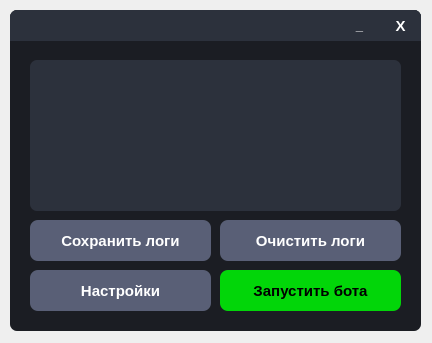
<?xml version="1.0" encoding="UTF-8"?>
<ui version="4.0">
 <class>MainWindow</class>
 <widget class="QMainWindow" name="MainWindow">
  <property name="geometry">
   <rect>
    <x>0</x>
    <y>0</y>
    <width>432</width>
    <height>343</height>
   </rect>
  </property>
  <property name="windowTitle">
   <string>MainWindow</string>
  </property>
  <widget class="QWidget" name="centralwidget">
   <widget class="QFrame" name="Window">
    <property name="geometry">
     <rect>
      <x>10</x>
      <y>10</y>
      <width>411</width>
      <height>321</height>
     </rect>
    </property>
    <property name="styleSheet">
     <string notr="true">QFrame{
	border-radius: 7px;
	background-color: #1B1D23;
}</string>
    </property>
    <property name="frameShape">
     <enum>QFrame::StyledPanel</enum>
    </property>
    <property name="frameShadow">
     <enum>QFrame::Raised</enum>
    </property>
    <widget class="QFrame" name="WindowFrame">
     <property name="geometry">
      <rect>
       <x>0</x>
       <y>0</y>
       <width>411</width>
       <height>31</height>
      </rect>
     </property>
     <property name="styleSheet">
      <string notr="true">QFrame{
	border-bottom-left-radius: 0px;
	border-bottom-right-radius: 0px;
	background-color: #2C313C;
}</string>
     </property>
     <property name="frameShape">
      <enum>QFrame::StyledPanel</enum>
     </property>
     <property name="frameShadow">
      <enum>QFrame::Raised</enum>
     </property>
     <widget class="QPushButton" name="CloseWindowButton">
      <property name="geometry">
       <rect>
        <x>370</x>
        <y>0</y>
        <width>41</width>
        <height>31</height>
       </rect>
      </property>
      <property name="font">
       <font>
        <pointsize>11</pointsize>
        <weight>75</weight>
        <bold>true</bold>
       </font>
      </property>
      <property name="cursor">
       <cursorShape>PointingHandCursor</cursorShape>
      </property>
      <property name="styleSheet">
       <string notr="true">QPushButton{
	color: white;
	border: none;
	border-top-right-radius: 7px;
	background-color: #2C313C;
}

QPushButton:hover{
	background-color: #45494D;
}

QPushButton:pressed{
	color: #EA2F4E;
}</string>
      </property>
      <property name="text">
       <string>X</string>
      </property>
     </widget>
     <widget class="QPushButton" name="MinimizeWindowButton">
      <property name="geometry">
       <rect>
        <x>329</x>
        <y>0</y>
        <width>41</width>
        <height>31</height>
       </rect>
      </property>
      <property name="font">
       <font>
        <pointsize>10</pointsize>
        <weight>75</weight>
        <bold>true</bold>
       </font>
      </property>
      <property name="cursor">
       <cursorShape>PointingHandCursor</cursorShape>
      </property>
      <property name="styleSheet">
       <string notr="true">QPushButton{
	color: white;
	border: none;
	border-top-right-radius: 7px;
	background-color: #2C313C;
}

QPushButton:hover{
	background-color: #45494D;
}

QPushButton:pressed{
	color: #EA2F4E;
}</string>
      </property>
      <property name="text">
       <string>_</string>
      </property>
      <property name="default">
       <bool>false</bool>
      </property>
     </widget>
    </widget>
    <widget class="QPushButton" name="StartBotButton">
     <property name="geometry">
      <rect>
       <x>210</x>
       <y>260</y>
       <width>181</width>
       <height>41</height>
      </rect>
     </property>
     <property name="font">
      <font>
       <pointsize>11</pointsize>
       <weight>75</weight>
       <bold>true</bold>
      </font>
     </property>
     <property name="cursor">
      <cursorShape>PointingHandCursor</cursorShape>
     </property>
     <property name="styleSheet">
      <string notr="true">QPushButton{
	border-radius: 8px;
	background-color: #02d609;
}

QPushButton:hover{
	background-color: #02c709;
}

QPushButton:pressed{
	background-color: #04b309;
}</string>
     </property>
     <property name="text">
      <string>Запустить бота</string>
     </property>
    </widget>
    <widget class="QPushButton" name="BotSettingsButton">
     <property name="geometry">
      <rect>
       <x>20</x>
       <y>260</y>
       <width>181</width>
       <height>41</height>
      </rect>
     </property>
     <property name="font">
      <font>
       <pointsize>11</pointsize>
       <weight>75</weight>
       <bold>true</bold>
      </font>
     </property>
     <property name="cursor">
      <cursorShape>PointingHandCursor</cursorShape>
     </property>
     <property name="styleSheet">
      <string notr="true">QPushButton{
	color: white;
	border-radius: 8px;
	background-color: #595F76;
}

QPushButton:hover{
	background-color: #50566E;
}

QPushButton:pressed{
	background-color: #434965;
}</string>
     </property>
     <property name="text">
      <string>Настройки</string>
     </property>
    </widget>
    <widget class="QListWidget" name="LogListWidget">
     <property name="geometry">
      <rect>
       <x>20</x>
       <y>50</y>
       <width>371</width>
       <height>151</height>
      </rect>
     </property>
     <property name="font">
      <font>
       <pointsize>8</pointsize>
       <weight>75</weight>
       <bold>true</bold>
      </font>
     </property>
     <property name="tabletTracking">
      <bool>false</bool>
     </property>
     <property name="autoFillBackground">
      <bool>false</bool>
     </property>
     <property name="styleSheet">
      <string notr="true">color: white;
border-radius: 7px;
background-color: #2C313C;
</string>
     </property>
     <property name="frameShape">
      <enum>QFrame::StyledPanel</enum>
     </property>
     <property name="frameShadow">
      <enum>QFrame::Sunken</enum>
     </property>
     <property name="lineWidth">
      <number>1</number>
     </property>
     <property name="verticalScrollBarPolicy">
      <enum>Qt::ScrollBarAsNeeded</enum>
     </property>
     <property name="horizontalScrollBarPolicy">
      <enum>Qt::ScrollBarAsNeeded</enum>
     </property>
     <property name="sizeAdjustPolicy">
      <enum>QAbstractScrollArea::AdjustIgnored</enum>
     </property>
     <property name="autoScroll">
      <bool>true</bool>
     </property>
     <property name="tabKeyNavigation">
      <bool>false</bool>
     </property>
     <property name="showDropIndicator" stdset="0">
      <bool>true</bool>
     </property>
     <property name="dragDropOverwriteMode">
      <bool>false</bool>
     </property>
     <property name="alternatingRowColors">
      <bool>false</bool>
     </property>
     <property name="verticalScrollMode">
      <enum>QAbstractItemView::ScrollPerItem</enum>
     </property>
     <property name="horizontalScrollMode">
      <enum>QAbstractItemView::ScrollPerItem</enum>
     </property>
     <property name="movement">
      <enum>QListView::Static</enum>
     </property>
     <property name="flow">
      <enum>QListView::TopToBottom</enum>
     </property>
     <property name="isWrapping" stdset="0">
      <bool>false</bool>
     </property>
     <property name="resizeMode">
      <enum>QListView::Fixed</enum>
     </property>
     <property name="layoutMode">
      <enum>QListView::SinglePass</enum>
     </property>
     <property name="viewMode">
      <enum>QListView::ListMode</enum>
     </property>
     <property name="uniformItemSizes">
      <bool>false</bool>
     </property>
     <property name="wordWrap">
      <bool>false</bool>
     </property>
     <property name="selectionRectVisible">
      <bool>false</bool>
     </property>
     <property name="sortingEnabled">
      <bool>false</bool>
     </property>
    </widget>
    <widget class="QPushButton" name="SaveLogButton">
     <property name="geometry">
      <rect>
       <x>20</x>
       <y>210</y>
       <width>181</width>
       <height>41</height>
      </rect>
     </property>
     <property name="font">
      <font>
       <pointsize>11</pointsize>
       <weight>75</weight>
       <bold>true</bold>
      </font>
     </property>
     <property name="cursor">
      <cursorShape>PointingHandCursor</cursorShape>
     </property>
     <property name="styleSheet">
      <string notr="true">QPushButton{
	color: white;
	border-radius: 8px;
	background-color: #595F76;
}

QPushButton:hover{
	background-color: #50566E;
}

QPushButton:pressed{
	background-color: #434965;
}</string>
     </property>
     <property name="text">
      <string>Сохранить логи</string>
     </property>
    </widget>
    <widget class="QPushButton" name="ClearLogButton">
     <property name="geometry">
      <rect>
       <x>210</x>
       <y>210</y>
       <width>181</width>
       <height>41</height>
      </rect>
     </property>
     <property name="font">
      <font>
       <pointsize>11</pointsize>
       <weight>75</weight>
       <bold>true</bold>
      </font>
     </property>
     <property name="cursor">
      <cursorShape>PointingHandCursor</cursorShape>
     </property>
     <property name="styleSheet">
      <string notr="true">QPushButton{
	color: white;
	border-radius: 8px;
	background-color: #595F76;
}

QPushButton:hover{
	background-color: #50566E;
}

QPushButton:pressed{
	background-color: #434965;
}</string>
     </property>
     <property name="text">
      <string>Очистить логи</string>
     </property>
    </widget>
   </widget>
  </widget>
 </widget>
 <resources/>
 <connections/>
</ui>
